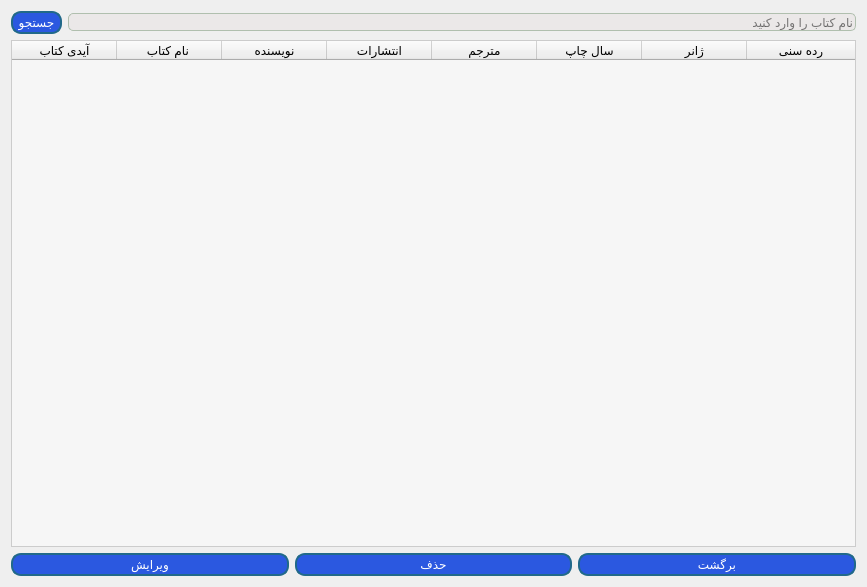
<?xml version="1.0" encoding="UTF-8"?>
<ui version="4.0">
 <class>SearchBook</class>
 <widget class="QDialog" name="SearchBook">
  <property name="geometry">
   <rect>
    <x>0</x>
    <y>0</y>
    <width>867</width>
    <height>587</height>
   </rect>
  </property>
  <property name="windowTitle">
   <string>جستجو</string>
  </property>
  <property name="windowIcon">
   <iconset resource="resources.qrc">
    <normaloff>:/img/images/login.png</normaloff>:/img/images/login.png</iconset>
  </property>
  <property name="styleSheet">
   <string notr="true">
QLineEdit{
	border : 1px solid #b0bfae;
	border-radius : 5px;
	background-color : #ebe8e8;
}

QPushButton{
	border-radius: 10px;
	padding : 2px 5px;
	background :#2b58e0;
	border : 2px solid #21698a;
	color : white;
}
QPushButton:hover {
	background-color : #75a0eb ;
}
QToolButton
{
border-radius:10px;
background:red;
color:white;
}
QTableWidget{
selection-background-color: #75a0eb ;
border : 1px solid #ccc;
background-color : #f6f6f6;
alternate-background-color : #e9e9e9;
color : black;
}
</string>
  </property>
  <layout class="QVBoxLayout" name="verticalLayout">
   <item>
    <layout class="QHBoxLayout" name="horizontalLayout">
     <item>
      <widget class="QPushButton" name="search">
       <property name="text">
        <string>جستجو</string>
       </property>
      </widget>
     </item>
     <item>
      <widget class="QLineEdit" name="nameSearch">
       <property name="placeholderText">
        <string>نام کتاب را وارد کنید</string>
       </property>
      </widget>
     </item>
    </layout>
   </item>
   <item>
    <widget class="QTableWidget" name="tableBooks">
     <property name="editTriggers">
      <set>QAbstractItemView::NoEditTriggers</set>
     </property>
     <attribute name="horizontalHeaderDefaultSectionSize">
      <number>105</number>
     </attribute>
     <attribute name="horizontalHeaderShowSortIndicator" stdset="0">
      <bool>false</bool>
     </attribute>
     <attribute name="horizontalHeaderStretchLastSection">
      <bool>true</bool>
     </attribute>
     <attribute name="verticalHeaderStretchLastSection">
      <bool>true</bool>
     </attribute>
     <column>
      <property name="text">
       <string>آیدی کتاب</string>
      </property>
     </column>
     <column>
      <property name="text">
       <string>نام کتاب </string>
      </property>
     </column>
     <column>
      <property name="text">
       <string>نویسنده</string>
      </property>
     </column>
     <column>
      <property name="text">
       <string>انتشارات</string>
      </property>
     </column>
     <column>
      <property name="text">
       <string>مترجم</string>
      </property>
     </column>
     <column>
      <property name="text">
       <string>سال چاپ</string>
      </property>
     </column>
     <column>
      <property name="text">
       <string>ژانر</string>
      </property>
     </column>
     <column>
      <property name="text">
       <string>رده سنی</string>
      </property>
     </column>
    </widget>
   </item>
   <item>
    <layout class="QHBoxLayout" name="horizontalLayout_2">
     <item>
      <widget class="QPushButton" name="edit">
       <property name="text">
        <string>ویرایش</string>
       </property>
      </widget>
     </item>
     <item>
      <widget class="QPushButton" name="delete_2">
       <property name="text">
        <string>حذف</string>
       </property>
      </widget>
     </item>
     <item>
      <widget class="QPushButton" name="back">
       <property name="text">
        <string>برگشت</string>
       </property>
      </widget>
     </item>
    </layout>
   </item>
  </layout>
 </widget>
 <resources>
  <include location="resources.qrc"/>
 </resources>
 <connections/>
</ui>
